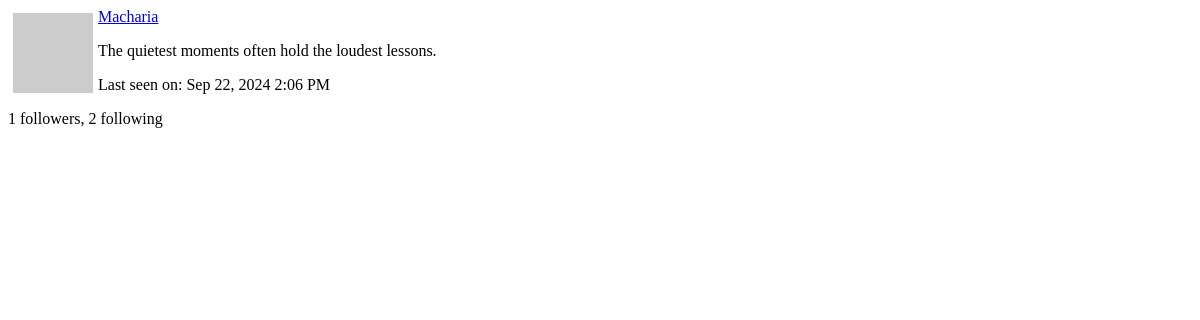
Before: /user/Macharia/popup (signed in) with the older database file.
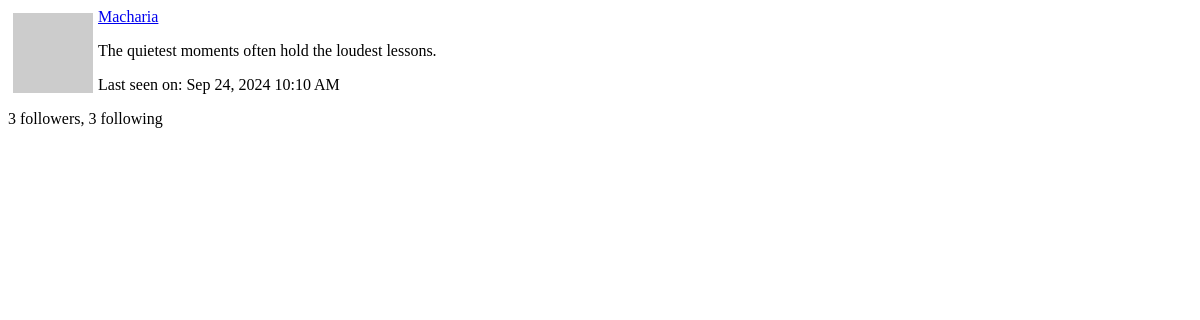
After: the same page with the newer database file.
### app/models.py (models this page shows, shortened)
class User(UserMixin, db.Model):
    id: so.Mapped[int] = so.mapped_column(primary_key=True)
    username: so.Mapped[str] = so.mapped_column(
            sa.String(64), index=True, unique=True)
    email: so.Mapped[str] = so.mapped_column(
            sa.String(120), index=True, unique=True)
    password_hash: so.Mapped[Optional[str]] = so.mapped_column(sa.String(256))
    about_me: so.Mapped[Optional[str]] = so.mapped_column(sa.String(140))
    last_seen: so.Mapped[Optional[datetime]] = so.mapped_column(
            default=lambda: datetime.now(timezone.utc))
    last_message_read_time: so.Mapped[Optional[datetime]]
    posts: so.WriteOnlyMapped['Post'] = so.relationship(
            back_populates='author')
    following: so.WriteOnlyMapped['User'] = so.relationship(
        secondary=followers, primaryjoin=(followers.c.follower_id == id),
        secondaryjoin=(followers.c.followed_id == id),
        back_populates='followers')
    followers: so.WriteOnlyMapped['User'] = so.relationship(
        secondary=followers, primaryjoin=(followers.c.followed_id == id),
        secondaryjoin=(followers.c.follower_id == id),
        back_populates='following')
    messages_sent: so.WriteOnlyMapped['Message'] = so.relationship(
        foreign_keys='Message.sender_id', back_populates='author')
    messages_received: so.WriteOnlyMapped['Message'] = so.relationship(
        foreign_keys='Message.recipient_id', back_populates='recipient')
    notifications: so.WriteOnlyMapped[
            'Notification'] = so.relationship(back_populates='user')
    tasks: so.WriteOnlyMapped['Task'] = so.relationship(back_populates='user')
    def avatar(self, size):
        digest = md5(self.email.lower().encode('utf-8')).hexdigest()
        return f'https://www.gravatar.com/avatar/{digest}?d=identicon&s={size}'
    def followers_count(self):
        query = sa.select(sa.func.count()).select_from(
                self.followers.select().subquery())
        return db.session.scalar(query)
    def following_count(self):
        query = sa.select(sa.func.count()).select_from(
                self.following.select().subquery())
        return db.session.scalar(query)

### app/main/routes.py (the view)
@bp.route('/user/<username>/popup')
@login_required
def user_popup(username):
    user = db.first_or_404(sa.select(User).where(User.username == username))
    form = EmptyForm()
    return render_template('user_popup.html', user=user, form=form)

### app/__init__.py (called while the page is built)
def get_locale():
    return request.accept_languages.best_match(current_app.config['LANGUAGES'])

### app/main/routes.py (called while the page is built)
@bp.before_app_request
def before_request():
    if current_user.is_authenticated:
        current_user.last_seen = datetime.now(timezone.utc)
        db.session.commit()
        g.search_form = SearchForm()
    g.locale = str(get_locale())

### app/models.py (called while the page is built)
@login.user_loader
def load_user(id):
    return db.session.get(User, int(id))

    @classmethod
    def before_commit(cls, session):
        session._changes = {
            'add': list(session.new),
            'update': list(session.dirty),
            'delete': list(session.deleted)
        }

    @classmethod
    def after_commit(cls, session):
        for obj in session._changes['add']:
            if isinstance(obj, SearchableMixin):
                add_to_index(obj.__tablename__, obj)
        for obj in session._changes['update']:
            if isinstance(obj, SearchableMixin):
                add_to_index(obj.__tablename__, obj)
        for obj in session._changes['delete']:
            if isinstance(obj, SearchableMixin):
                remove_from_index(obj.__tablename__, obj)
        session._changes = None

### app/templates/user_popup.html (shortened to what this page needs)
<div>
  <img src="{{ user.avatar(64) }}" style="margin: 5px; float: left">
  <p><a href="{{ url_for('main.user', username=user.username) }}">{{ user.username }}</a></p>
  {% if user.about_me %}<p>{{ user.about_me }}</p>{% endif %}
  {% if user.last_seen %}
  <p>{{ _('Last seen on') }}: {{ moment(user.last_seen).format('lll') }}</p>
  {% endif %}
  <p>{{ _('%(count)d followers', count=user.followers_count()) }}, {{ _('%(count)d following', count=user.following_count()) }}</p>
</div>

Changed rows visible on the page:
changed User "Macharia": last_seen "Sep 22, 2024 2:06 PM" → "Sep 24, 2024 10:10 AM"
Other visible differences:
text no longer shown: "1 followers 2 following"
text now shown: "3 followers 3 following"
